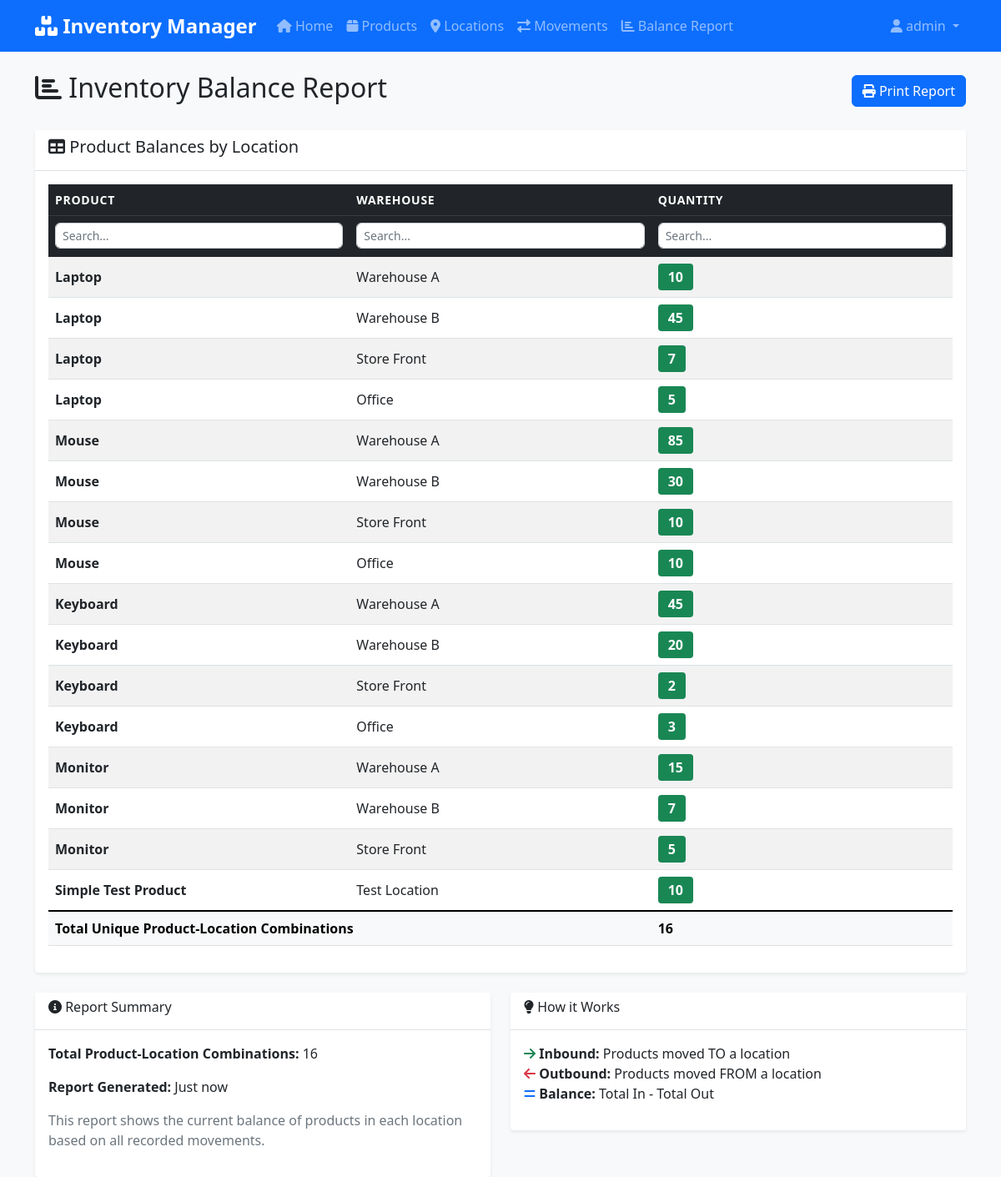
/balance (signed in), run on the app's committed database.
### app.py (models this page shows, shortened)
class User(UserMixin, db.Model):
    id = db.Column(db.Integer, primary_key=True)
    username = db.Column(db.String(80), unique=True, nullable=False)
    email = db.Column(db.String(120), unique=True, nullable=False)
    password_hash = db.Column(db.String(120), nullable=False)

class Product(db.Model):
    product_id = db.Column(db.String(50), primary_key=True)
    name = db.Column(db.String(100), nullable=False)
    description = db.Column(db.Text)
    total_qty = db.Column(db.Integer, default=0, nullable=False)

class Location(db.Model):
    location_id = db.Column(db.String(50), primary_key=True)
    name = db.Column(db.String(100), nullable=False)
    address = db.Column(db.Text)

### app.py (the view)
@app.route('/balance')
@login_required
def balance():
    products = Product.query.all()
    locations = Location.query.all()
    balance_data = []
    for product in products:
        for location in locations:
            total_in = db.session.query(db.func.sum(ProductMovement.qty)).filter(
                ProductMovement.product_id == product.product_id,
                ProductMovement.to_location == location.location_id
            ).scalar() or 0
            total_out = db.session.query(db.func.sum(ProductMovement.qty)).filter(
                ProductMovement.product_id == product.product_id,
                ProductMovement.from_location == location.location_id
            ).scalar() or 0
            balance = total_in - total_out
            if balance > 0:  # Only show locations with positive balance
                balance_data.append({
                    'product': product.name,
                    'location': location.name,
                    'qty': balance
                })
    return render_template('balance.html', balance_data=balance_data)

### app.py (called while the page is built)
@login_manager.user_loader
def load_user(user_id):
    return User.query.get(int(user_id))

### templates/balance.html (shortened to what this page needs)
{% extends "base.html" %}
{% block content %}
<div class="d-flex justify-content-between align-items-center mb-4">
    <h2><i class="fas fa-chart-bar"></i> Inventory Balance Report</h2>
    <button class="btn btn-primary" onclick="window.print()">
        <i class="fas fa-print"></i> Print Report
    </button>
</div>
{% if balance_data %}
<div class="card">
    <div class="card-header">
        <h5><i class="fas fa-table"></i> Product Balances by Location</h5>
    </div>
    <div class="card-body">
        <div class="table-responsive">
            <table class="table table-striped table-hover">
                <thead class="table-dark">
                    <tr>
                        <th>Product</th>
                        <th>Warehouse</th>
                        <th>Quantity</th>
                    </tr>
                </thead>
                <tbody>
                    {% for item in balance_data %}
                    <tr>
                        <td><strong>{{ item.product }}</strong></td>
                        <td>{{ item.location }}</td>
                        <td>
                            <span class="badge bg-success fs-6">{{ item.qty }}</span>
                        </td>
                    </tr>
                    {% endfor %}
                </tbody>
                <tfoot class="table-light">
                    <tr>
                        <td colspan="2"><strong>Total Unique Product-Location Combinations</strong></td>
                        <td><strong>{{ balance_data|length }}</strong></td>
                    </tr>
                </tfoot>
            </table>
        </div>
    </div>
</div>
<div class="row mt-4">
    <div class="col-md-6">
        <div class="card">
            <div class="card-header">
                <h6><i class="fas fa-info-circle"></i> Report Summary</h6>
            </div>
            <div class="card-body">
                <p><strong>Total Product-Location Combinations:</strong> {{ balance_data|length }}</p>
                <p><strong>Report Generated:</strong> {{ moment().format('YYYY-MM-DD HH:mm:ss') if moment else 'Just now' }}</p>
                <p class="text-muted">This report shows the current balance of products in each location based on all recorded movements.</p>
            </div>
        </div>
    </div>
    <div class="col-md-6">
        <div class="card">
            <div class="card-header">
                <h6><i class="fas fa-lightbulb"></i> How it Works</h6>
            </div>
            <div class="card-body">
                <ul class="list-unstyled">
                    <li><i class="fas fa-arrow-right text-success"></i> <strong>Inbound:</strong> Products moved TO a location</li>
                    <li><i class="fas fa-arrow-left text-danger"></i> <strong>Outbound:</strong> Products moved FROM a location</li>
                    <li><i class="fas fa-equals text-primary"></i> <strong>Balance:</strong> Total In - Total Out</li>
                </ul>
            </div>
        </div>
    </div>
</div>
{% endif %}
{% endblock %}

### templates/base.html (shortened to what this page needs)
<!DOCTYPE html>
<html lang="en">
<head>
    <link href="https://cdn.jsdelivr.net/npm/bootstrap@5.1.3/dist/css/bootstrap.min.css" rel="stylesheet">
    <link href="https://cdnjs.cloudflare.com/ajax/libs/font-awesome/6.0.0/css/all.min.css" rel="stylesheet">
    <link href="{{ url_for('static', filename='css/style.css') }}" rel="stylesheet">
</head>
<body>
    <nav class="navbar navbar-expand-lg navbar-dark bg-primary">
        <div class="container">
            <a class="navbar-brand" href="{{ url_for('index') }}">
                <i class="fas fa-boxes"></i> Inventory Manager
            </a>
            <div class="collapse navbar-collapse" id="navbarNav">
                <ul class="navbar-nav me-auto">
                    <li class="nav-item">
                        <a class="nav-link" href="{{ url_for('index') }}">
                            <i class="fas fa-home"></i> Home
                        </a>
                    </li>
                    <li class="nav-item">
                        <a class="nav-link" href="{{ url_for('products') }}">
                            <i class="fas fa-box"></i> Products
                        </a>
                    </li>
                    <li class="nav-item">
                        <a class="nav-link" href="{{ url_for('locations') }}">
                            <i class="fas fa-map-marker-alt"></i> Locations
                        </a>
                    </li>
                    <li class="nav-item">
                        <a class="nav-link" href="{{ url_for('movements') }}">
                            <i class="fas fa-exchange-alt"></i> Movements
                        </a>
                    </li>
                    <li class="nav-item">
                        <a class="nav-link" href="{{ url_for('balance') }}">
                            <i class="fas fa-chart-bar"></i> Balance Report
                        </a>
                    </li>
                </ul>
                <ul class="navbar-nav">
                    {% if current_user.is_authenticated %}
                        <li class="nav-item dropdown">
                            <a class="nav-link dropdown-toggle" href="#" id="navbarDropdown" role="button" data-bs-toggle="dropdown">
                                <i class="fas fa-user"></i> {{ current_user.username }}
                            </a>
                        </li>
                    {% endif %}
                </ul>
            </div>
        </div>
    </nav>
    <div class="container mt-4">
        {% block content %}{% endblock %}
    </div>
</body>
</html>

### static/css/style.css (style rules this page uses)
body { background-color: #f8f9fa; font-family: 'Segoe UI', Tahoma, Geneva, Verdana, sans-serif; }
.navbar-brand { font-weight: bold; font-size: 1.5rem; }
.navbar-nav .nav-link { font-weight: 500; transition: color 0.3s ease; }
.card { border: none; box-shadow: 0 0.125rem 0.25rem rgba(0, 0, 0, 0.075); transition: box-shadow 0.15s ease-in-out; }
.card-header { background-color: #fff; border-bottom: 1px solid #dee2e6; font-weight: 600; }
.table th { border-top: none; font-weight: 600; text-transform: uppercase; font-size: 0.875rem; letter-spacing: 0.05em; }
.table td { vertical-align: middle; }
.badge { font-size: 0.875em; padding: 0.5em 0.75em; }
.btn { font-weight: 500; border-radius: 0.375rem; transition: all 0.15s ease-in-out; }

### data on the page
User: username "admin"
Product: product "Laptop" "Laptop" "Laptop" "Laptop"
Location: location "Warehouse A" "Warehouse A" "Warehouse A" "Warehouse A"
Location: location "Warehouse B" "Warehouse B" "Warehouse B" "Warehouse B"
Location: location "Store Front" "Store Front" "Store Front" "Store Front"
Location: location "Office" "Office" "Office"
Product: product "Mouse" "Mouse" "Mouse" "Mouse"
Product: product "Keyboard" "Keyboard" "Keyboard" "Keyboard"
Product: product "Monitor" "Monitor" "Monitor"
Product: product "Simple Test Product"
Location: location "Test Location"

### other printed values
{{ item.qty }} "10" "45" "7" "5" "85" "30" "10" "10" "45" "20" "2" "3" "15" "7" "5" "10"
{{ balance_data|length }} "16"
{{ moment().format('YYYY-MM-DD HH:mm:ss') if moment else 'Just now' }} "Just now"
